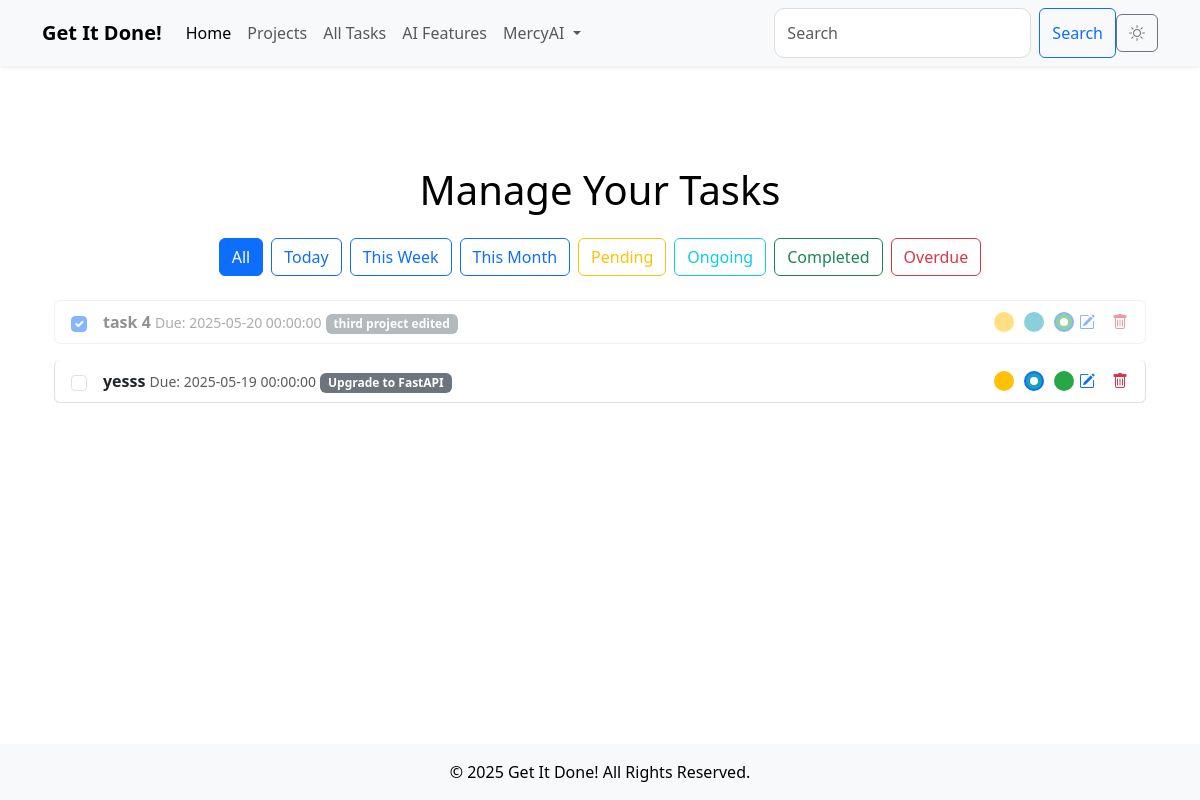
/tasks (signed in), run on an earlier commit of the app's database.
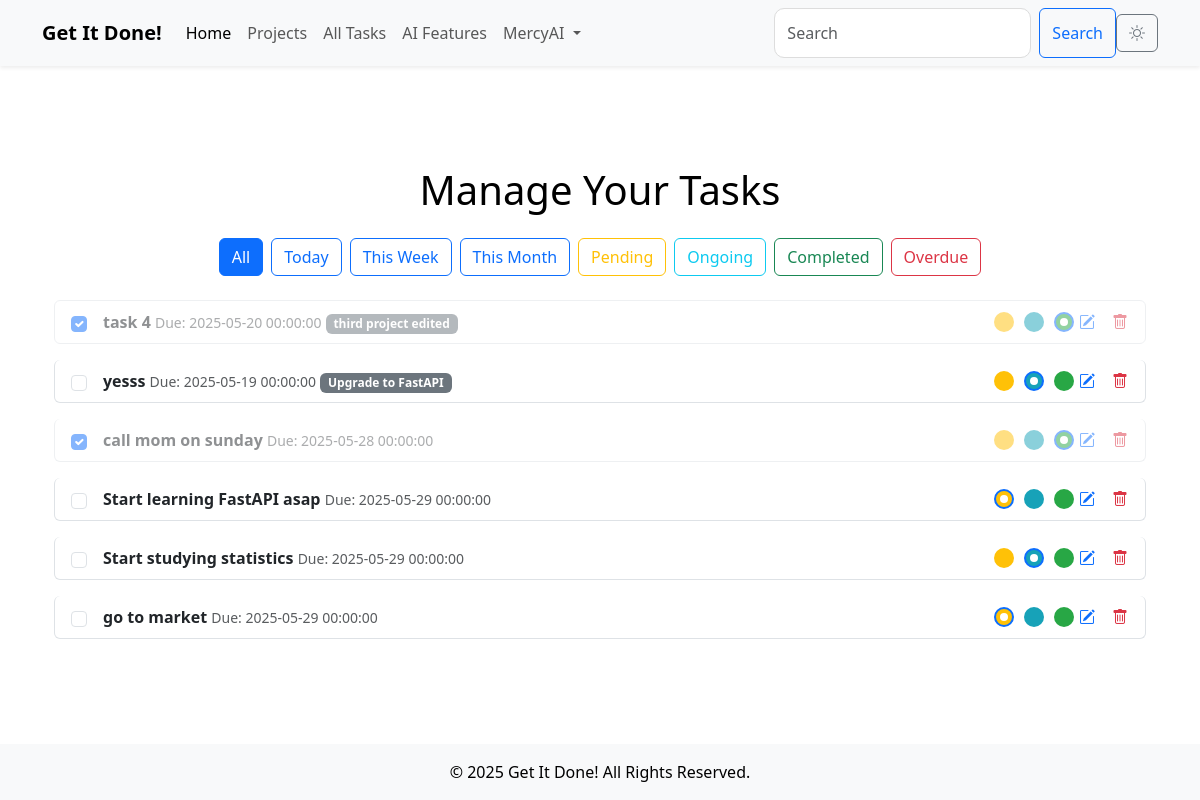
And on a later commit of the database.
### models.py (models this page shows, shortened)
class User(db.Model, UserMixin):
    id = db.Column(db.Integer, primary_key=True)
    username = db.Column(db.String(80), unique=True, nullable=False)
    email = db.Column(db.String(120), unique=True, nullable=False, index=True)
    password = db.Column(db.String(200), nullable=False)
    created_at = db.Column(db.DateTime, default=db.func.current_timestamp())
    updated_at = db.Column(db.DateTime, default=db.func.current_timestamp(), onupdate=db.func.current_timestamp())
    tasks = db.relationship('Task', backref='user', lazy='select')

class Task(db.Model):
    id = db.Column(db.Integer, primary_key=True)
    title = db.Column(db.String(200), nullable=False)
    description = db.Column(db.Text, nullable=True)
    due_date = db.Column(db.DateTime, nullable=True)
    created_at = db.Column(db.DateTime, default=db.func.current_timestamp())
    updated_at = db.Column(db.DateTime, default=db.func.current_timestamp(), onupdate=db.func.current_timestamp())
    priority = db.Column(Enum(PriorityLevel), nullable=False)
    status = db.Column(Enum(TaskStatus), nullable=False)
    deleted_at = db.Column(db.DateTime, nullable=True)
    user_id = db.Column(db.Integer, db.ForeignKey('user.id'), nullable=False, index=True)
    project_id = db.Column(db.Integer, db.ForeignKey('project.id'), nullable=True, index=True)  # Link to Project

class Project(db.Model):
    id = db.Column(db.Integer, primary_key=True)
    name = db.Column(db.String(200), nullable=False, unique=True)
    description = db.Column(db.Text, nullable=True)
    deadline = db.Column(db.DateTime, nullable=True)
    created_at = db.Column(db.DateTime, default=db.func.current_timestamp())
    updated_at = db.Column(db.DateTime, default=db.func.current_timestamp(), onupdate=db.func.current_timestamp())
    owner_id = db.Column(db.Integer, db.ForeignKey('user.id'), nullable=False, index=True)  # Project owner
    owner = db.relationship('User', backref='projects')  # Link to the User model
    tasks = db.relationship('Task', backref='project', lazy='select')  # Link to the Task model

### main.py (the view)
@app.route('/tasks', methods=['GET'])
@login_required
def tasks():
    form = BaseForm()
    filter_type = request.args.get('filter', 'all')
    tasks_query = Task.query.filter_by(user_id=current_user.id)
    if filter_type == 'today':
        tasks = tasks_query.filter(Task.due_date == date.today()).all()
    elif filter_type == 'week':
        start_of_week = date.today() - timedelta(days=date.today().weekday())
        end_of_week = start_of_week + timedelta(days=6)
        tasks = tasks_query.filter(Task.due_date.between(start_of_week, end_of_week)).all()
    elif filter_type == 'month':
        tasks = tasks_query.filter(extract('month', Task.due_date) == date.today().month).all()
    elif filter_type == 'pending':
        tasks = tasks_query.filter_by(status=TaskStatus.Pending).all()
    elif filter_type == 'ongoing':
        tasks = tasks_query.filter_by(status=TaskStatus.In_Progress).all()
    elif filter_type == 'completed':
        tasks = tasks_query.filter_by(status=TaskStatus.Done).all()
    elif filter_type == 'overdue':
        tasks = tasks_query.filter(Task.due_date < date.today(), Task.status != TaskStatus.Done).all()
    else:
        tasks = tasks_query.all()
    pending_count = tasks_query.filter_by(status=TaskStatus.Pending).count()
    ongoing_count = tasks_query.filter_by(status=TaskStatus.In_Progress).count()
    completed_count = tasks_query.filter_by(status=TaskStatus.Done).count()
    return render_template(
        'tasks.html',
        tasks=tasks,
        filter_type=filter_type,
        pending_count=pending_count,
        ongoing_count=ongoing_count,
        completed_count=completed_count,
        form=form
    )

### main.py
class BaseForm(FlaskForm):
    pass    #Create an instance of the form class in every route that requires CSRF protection ie form = BaseForm()

### main.py (called while the page is built)
@login_manager.user_loader
def load_user(user_id):
    return User.query.get(int(user_id))

### templates/tasks.html (shortened to what this page needs)
{% extends 'base.html' %}
{% block content %}
<div class="container mt-5">
    <h1 class="text-center mb-4">Manage Your Tasks</h1>
    <div class="filter-bar mb-4 d-flex justify-content-center">
        <a href="{{ url_for('tasks', filter='all') }}" class="btn btn-outline-primary me-2 {% if filter_type == 'all' %}active{% endif %}">All</a>
        <a href="{{ url_for('tasks', filter='today') }}" class="btn btn-outline-primary me-2 {% if filter_type == 'today' %}active{% endif %}">Today</a>
        <a href="{{ url_for('tasks', filter='week') }}" class="btn btn-outline-primary me-2 {% if filter_type == 'week' %}active{% endif %}">This Week</a>
        <a href="{{ url_for('tasks', filter='month') }}" class="btn btn-outline-primary me-2 {% if filter_type == 'month' %}active{% endif %}">This Month</a>
        <a href="{{ url_for('tasks', filter='pending') }}" class="btn btn-outline-warning me-2 {% if filter_type == 'pending' %}active{% endif %}">Pending</a>
        <a href="{{ url_for('tasks', filter='ongoing') }}" class="btn btn-outline-info me-2 {% if filter_type == 'ongoing' %}active{% endif %}">Ongoing</a>
        <a href="{{ url_for('tasks', filter='completed') }}" class="btn btn-outline-success me-2 {% if filter_type == 'completed' %}active{% endif %}">Completed</a>
        <a href="{{ url_for('tasks', filter='overdue') }}" class="btn btn-outline-danger {% if filter_type == 'overdue' %}active{% endif %}">Overdue</a>
    </div>
    {% if tasks|length > 0 %}
    <div class="task-list">
        <ul id="task-list" class="list-group">
            {% for task in tasks %}
            <li class="list-group-item task-item rounded mb-3 {% if task.status.value == 'Done' %}completed{% endif %}" data-task-id="{{ task.id }}" draggable="true">
                <div class="d-flex justify-content-between align-items-center">
                    <input type="checkbox" class="form-check-input me-3" {% if task.status.value == 'Done' %}checked{% endif %} onclick="markTaskComplete({{ task.id }})">
                    <div class="flex-grow-1">
                        <strong class="{% if task.is_overdue %}text-danger{% endif %}">{{ task.title }}</strong>
                        <small class="text-muted">Due: {{ task.due_date }}</small>
                        <span class="badge bg-secondary">{{ task.project.name }}</span>
                    </div>
                    <div class="status-checkboxes d-flex align-items-center">
                        <input type="radio" name="status-{{ task.id }}" class="form-check-input pending" {% if task.status.value == 'Pending' %}checked{% endif %} onclick="updateTaskStatus({{ task.id }}, 'Pending')">
                        <input type="radio" name="status-{{ task.id }}" class="form-check-input ongoing" {% if task.status.value == 'In Progress' %}checked{% endif %} onclick="updateTaskStatus({{ task.id }}, 'In Progress')">
                        <input type="radio" name="status-{{ task.id }}" class="form-check-input completed" {% if task.status.value == 'Done' %}checked{% endif %} onclick="updateTaskStatus({{ task.id }}, 'Done')">
                    </div>
                    <div class="d-flex align-items-center">
                        <a href="{{ url_for('edit_task', task_id=task.id) }}" class="text-primary me-3" title="Edit Task">
                            <i class="bi bi-pencil-square"></i>
                        </a>
                        <button class="btn btn-link text-danger p-0" title="Delete Task" onclick="deleteTask({{ task.id }})">
                            <i class="bi bi-trash"></i>
                        </button>
                    </div>
                </div>
            </li>
            {% endfor %}
        </ul>
    </div>
    {% else %}
    <div class="alert alert-info text-center" role="alert">
        No tasks found for this filter.
    </div>
    {% endif %}
</div>
{% endblock %}

### templates/base.html (shortened to what this page needs)
<!DOCTYPE html>
<html lang="en">
<head>
    <link href="https://cdn.jsdelivr.net/npm/bootstrap@5.3.0/dist/css/bootstrap.min.css" rel="stylesheet">
    <link rel="stylesheet" href="{{ url_for('static', filename='css/style.css') }}">
    <link rel="stylesheet" href="https://cdnjs.cloudflare.com/ajax/libs/font-awesome/6.0.0-beta3/css/all.min.css">
    <link rel="stylesheet" href="https://cdn.jsdelivr.net/npm/bootstrap-icons@1.5.0/font/bootstrap-icons.css">
</head>
<body class="d-flex flex-column min-vh-100">
    <nav class="navbar navbar-expand-lg navbar-light bg-light fixed-top shadow-sm">
        <div class="container">
            <a class="navbar-brand fw-bold" href="{{ url_for('index') }}">Get It Done!</a>
            <div class="collapse navbar-collapse" id="navbarNav">
                <ul class="navbar-nav me-auto">
                    <li class="nav-item">
                        <a class="nav-link active" href="{{ url_for('index') }}">Home</a>
                    </li>
                    <li class="nav-item">
                        <a class="nav-link" href="{{ url_for('projects') }}">Projects</a>
                    </li>
                    <li class="nav-item">
                        <a class="nav-link" href="{{ url_for('tasks') }}">All Tasks</a>
                    </li>
                    <li class="nav-item">
                        <a class="nav-link" href="{{ url_for('ai') }}">AI Features</a>
                    </li>
                    {% if current_user.is_authenticated %}
                    <li class="nav-item dropdown">
                        <a class="nav-link dropdown-toggle" href="#" id="userDropdown" role="button" data-bs-toggle="dropdown" aria-expanded="false">
                            {{ current_user.username }}
                        </a>
                    </li>
                    {% endif %}
                </ul>
                <form class="d-flex ms-auto">
                    <input class="form-control me-2" type="search" placeholder="Search" aria-label="Search">
                    <button class="btn btn-outline-primary" type="submit">Search</button>
                </form>
            </div>
            <button id="theme-toggle" class="btn btn-outline-secondary">
                <i id="theme-icon" class="bi bi-sun"></i>
            </button>
        </div>
    </nav>
    <main class="container my-5 flex-grow-1">
        {% block content %}{% endblock %}
    </main>
    <footer class="bg-light text-center py-3 mt-auto">
        <p class="mb-0">© 2025 Get It Done! All Rights Reserved.</p>
    </footer>
</body>
</html>

### static/css/style.css (style rules this page uses)
body { background-color: #ffffff; color: #000000; padding-top: 70px; transition: background-color 0.3s, color 0.3s; }
.btn { transition: background-color 0.3s, color 0.3s; }
.form-control { border-radius: 10px; padding: 0.75rem; font-size: 1rem; border: 1px solid #ddd; }
.list-group-item { margin-bottom: 5px; }

### templates/tasks.html (style rules this page uses)
.status-checkboxes input { margin: 0 5px; cursor: pointer; width: 20px; height: 20px; border-radius: 50%; border: 2px solid transparent; background-color: rgba(0, 0, 0, 0.1); }
.status-checkboxes input.pending { background-color: #ffc107; }
.status-checkboxes input.ongoing { background-color: #17a2b8; }
.status-checkboxes input.completed { background-color: #28a745; }
.task-item.completed { opacity: 0.5; transition: opacity 0.5s ease-in-out; }
.task-item { cursor: grab; }

What changed in the data, as far as the page shows it:
added Task: status "☑", title "call mom on sunday", due_date "2025-05-28 00:00:00"
added Task: title "Start learning FastAPI asap", due_date "2025-05-29 00:00:00", status "☑"
added Task: title "Start studying statistics", due_date "2025-05-29 00:00:00", status "☑"
added Task: title "go to market", due_date "2025-05-29 00:00:00", status "☑"
